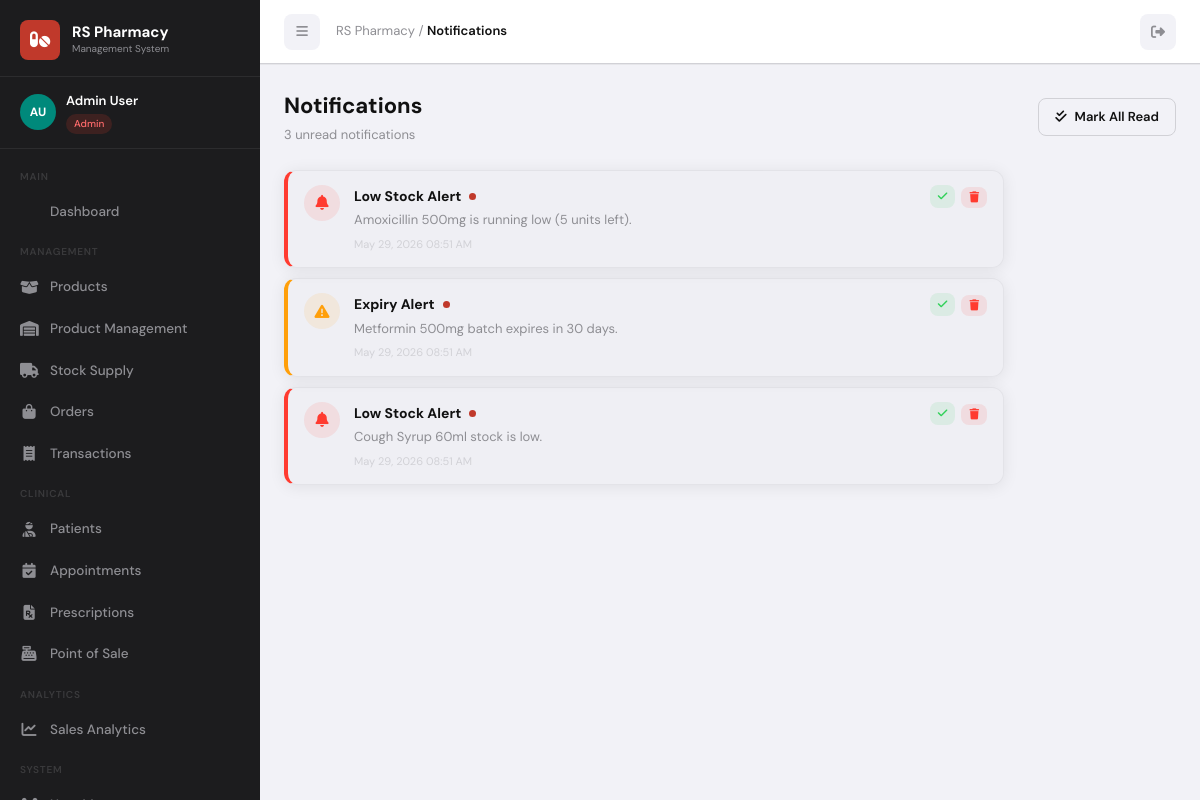
Screenshot of /notifications.php (signed in) with the database file from the repository.
### tables this page shows
CREATE TABLE IF NOT EXISTS notifications (
    id INT AUTO_INCREMENT PRIMARY KEY,
    user_id INT,
    type ENUM('info','warning','alert','success') DEFAULT 'info',
    title VARCHAR(200),
    message TEXT NOT NULL,
    is_read TINYINT(1) DEFAULT 0,
    created_at TIMESTAMP DEFAULT CURRENT_TIMESTAMP,
    FOREIGN KEY (user_id) REFERENCES users(id) ON DELETE CASCADE
);

### auth.php (called while the page is built, shortened)
<?php
function getCurrentUser() {
    return [
        'id'         => $_SESSION['user_id'] ?? null,
        'name'       => $_SESSION['user_name'] ?? '',
        'email'      => $_SESSION['user_email'] ?? '',
        'role'       => $_SESSION['user_role'] ?? '',
        'first_name' => $_SESSION['first_name'] ?? '',
        'last_name'  => $_SESSION['last_name'] ?? '',
    ];
}
function formatDateTime($dt) {
    return date('M d, Y h:i A', strtotime($dt));
}
function sanitize($input) {
    return htmlspecialchars(strip_tags(trim($input)), ENT_QUOTES, 'UTF-8');
}
?>

### notifications.php (the view, shortened to what this page needs)
<?php
require_once 'includes/auth.php';
$user = getCurrentUser();
$db   = getDB();
$notifications = [];
$res = $db->query("SELECT * FROM notifications WHERE user_id={$user['id']} ORDER BY created_at DESC");
while ($row = $res->fetch_assoc()) $notifications[] = $row;
$unreadCount = count(array_filter($notifications, fn($n) => !$n['is_read']));
$typeIcons = ['info'=>['fa-circle-info','info'],'warning'=>['fa-triangle-exclamation','warning'],'alert'=>['fa-bell','danger'],'success'=>['fa-circle-check','success']];
?>
<!DOCTYPE html>
<html lang="en">
<head>
    <link rel="stylesheet" href="https://cdnjs.cloudflare.com/ajax/libs/font-awesome/6.5.0/css/all.min.css">
    <link rel="stylesheet" href="assets/css/style.css">
</head>
<body>
<div class="app-wrapper">
    <?php include 'includes/sidebar.php'; ?>
    <div class="main-content">
        <div class="topbar">
            <div class="topbar-left">
                <button class="topbar-btn" onclick="toggleSidebar()"><i class="fas fa-bars"></i></button>
                <div class="page-breadcrumb">RS Pharmacy / <span>Notifications</span></div>
            </div>
            <div class="topbar-right">
                <a href="./logout.php" class="topbar-btn"><i class="fas fa-sign-out-alt"></i></a>
            </div>
        </div>
        <div class="page-content">
            <div class="page-header">
                <div>
                    <div class="page-title">Notifications</div>
                    <div class="page-subtitle"><?=$unreadCount?> unread notification<?=$unreadCount!=1?'s':''?></div>
                </div>
                <?php if ($unreadCount > 0): ?>
                <a href="?mark_all=1" class="btn btn-outline"><i class="fas fa-check-double"></i> Mark All Read</a>
                <?php endif; ?>
            </div>
            <div style="max-width:720px;display:flex;flex-direction:column;gap:10px;">
                <?php foreach ($notifications as $n):
                    $icons = $typeIcons[$n['type']] ?? ['fa-bell','gray'];
                    $isUnread = !$n['is_read'];
                ?>
                <div class="card" style="border-left:4px solid <?=$isUnread?'var(--'.($n['type']==='alert'?'danger':($n['type']==='warning'?'warning':'teal')).')':'var(--gray-light)'?>;<?=$isUnread?'background:rgba(0,0,0,0.01);':''?>">
                    <div class="card-body" style="display:flex;gap:14px;align-items:flex-start;padding:14px 16px;">
                        <div style="width:36px;height:36px;border-radius:50%;background:rgba(<?=$icons[1]==='danger'?'255,59,48':($icons[1]==='warning'?'255,159,10':($icons[1]==='success'?'48,209,88':'10,132,255'))?>,0.1);display:flex;align-items:center;justify-content:center;flex-shrink:0;">
                            <i class="fas <?=$icons[0]?>" style="color:var(--<?=$icons[1]?>);font-size:15px;"></i>
                        </div>
                        <div style="flex:1;min-width:0;">
                            <div style="display:flex;align-items:center;gap:8px;margin-bottom:3px;">
                                <div style="font-weight:<?=$isUnread?'700':'600'?>;font-size:14px;"><?=sanitize($n['title']??'Notification')?></div>
                                <?php if($isUnread): ?><span style="width:7px;height:7px;border-radius:50%;background:var(--primary);display:inline-block;flex-shrink:0;"></span><?php endif; ?>
                            </div>
                            <div style="font-size:13px;color:var(--gray);line-height:1.5;"><?=sanitize($n['message'])?></div>
                            <div style="font-size:11px;color:var(--gray-light);margin-top:6px;"><?=formatDateTime($n['created_at'])?></div>
                        </div>
                        <div style="display:flex;gap:6px;flex-shrink:0;">
                            <?php if ($isUnread): ?>
                            <a href="?read=<?=$n['id']?>" class="action-link action-approve" title="Mark Read"><i class="fas fa-check"></i></a>
                            <?php endif; ?>
                            <form method="POST" style="display:inline;" onsubmit="return confirm('Delete this notification?')">
                                <button type="submit" class="action-link action-delete"><i class="fas fa-trash"></i></button>
                            </form>
                        </div>
                    </div>
                </div>
                <?php endforeach; ?>
            </div>
        </div>
    </div>
</div>
</body>
</html>

### assets/css/style.css (style rules this page uses)
:root { --primary: #C0392B; --primary-dark: #96281B; --primary-light: #E74C3C; --teal: #00897B; --teal-light: #4DB6AC; --teal-dark: #00695C; --black: #111111; --dark: #1C1C1E; --dark-2: #2C2C2E; --dark-3: #3A3A3C; --gray: #8E8E93; --gray-light: #D1D1D6; --gray-ultra: #F2F2F7; --white: #FFFFFF; --danger: #FF3B30; --warning: #FF9F0A; --success: #30D158; --info: #0A84FF; --sidebar-w: 260px; --topbar-h: 64px; --radius: 12px; --radius-sm: 8px; --shadow: 0 2px 16px rgba(0,0,0,0.08); --shadow-md: 0 8px 32px rgba(0,0,0,0.12); --transition: all 0.25s ease; --font-body: 'DM Sans', sans-serif; --font-display: 'Playfair Display', serif; }
*, *::before, *::after { box-sizing: border-box; margin: 0; padding: 0; }
body { font-family: var(--font-body); background: var(--gray-ultra); color: var(--black); font-size: 14px; line-height: 1.6; min-height: 100vh; }
.app-wrapper { display: flex; min-height: 100vh; }
.main-content { margin-left: var(--sidebar-w); flex: 1; display: flex; flex-direction: column; min-height: 100vh; transition: var(--transition); }
.page-content { padding: 24px; flex: 1; }
.topbar { height: var(--topbar-h); background: var(--white); border-bottom: 1px solid var(--gray-light); display: flex; align-items: center; justify-content: space-between; padding: 0 24px; position: sticky; top: 0; z-index: 100; box-shadow: 0 1px 0 rgba(0,0,0,0.05); }
.topbar-left { display: flex; align-items: center; gap: 16px; }
.page-breadcrumb { font-size: 13px; color: var(--gray); }
.page-breadcrumb span { color: var(--black); font-weight: 600; }
.topbar-right { display: flex; align-items: center; gap: 12px; }
.topbar-btn { width: 36px; height: 36px; border: none; background: var(--gray-ultra); border-radius: var(--radius-sm); display: flex; align-items: center; justify-content: center; cursor: pointer; color: var(--gray); transition: var(--transition); position: relative; text-decoration: none; }
.page-header { display: flex; align-items: center; justify-content: space-between; margin-bottom: 24px; }
.page-title { font-size: 22px; font-weight: 700; color: var(--black); }
.page-subtitle { font-size: 13px; color: var(--gray); margin-top: 2px; }
.card { background: var(--white); border-radius: var(--radius); box-shadow: var(--shadow); border: 1px solid rgba(0,0,0,0.05); }
.card-body { padding: 20px; }
.btn { display: inline-flex; align-items: center; gap: 8px; padding: 8px 16px; border-radius: var(--radius-sm); font-family: var(--font-body); font-size: 13px; font-weight: 600; cursor: pointer; border: none; transition: var(--transition); text-decoration: none; white-space: nowrap; }
.btn-outline { background: transparent; color: var(--black); border: 1.5px solid var(--gray-light); }
.action-link { padding: 5px 8px; border-radius: var(--radius-sm); font-size: 11px; font-weight: 600; cursor: pointer; border: none; transition: var(--transition); text-decoration: none; display: inline-flex; align-items: center; gap: 4px; }
.action-delete { background: rgba(255,59,48,0.1); color: var(--danger); }
.action-approve { background: rgba(48,209,88,0.1); color: var(--success); }

### rows the page displays
notifications: title "Low Stock Alert", is_read 0 (drawn), message "Amoxicillin 500mg is running low (5 units left).", created_at "May 29, 2026 08:51 AM"
notifications: title "Expiry Alert", is_read 0 (drawn), message "Metformin 500mg batch expires in 30 days.", created_at "May 29, 2026 08:51 AM"
notifications: title "Low Stock Alert", is_read 0 (drawn), message "Cough Syrup 60ml stock is low.", created_at "May 29, 2026 08:51 AM"

### other values shown
substr($user['first_name'], 0, 1) . substr($user['last_name'], 0, 1) "AU"
$user['first_name'] . ' ' . $user['last_name'] "Admin User"
$user['role'] "Admin"
$unreadCount "3"
